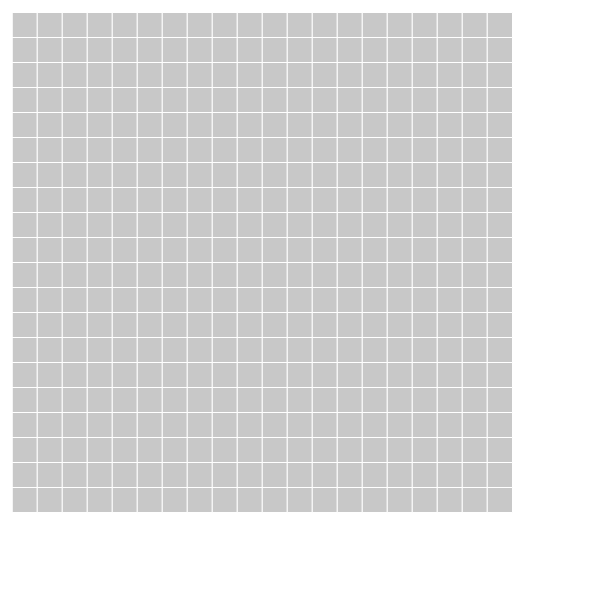
Frame 1 (no input)
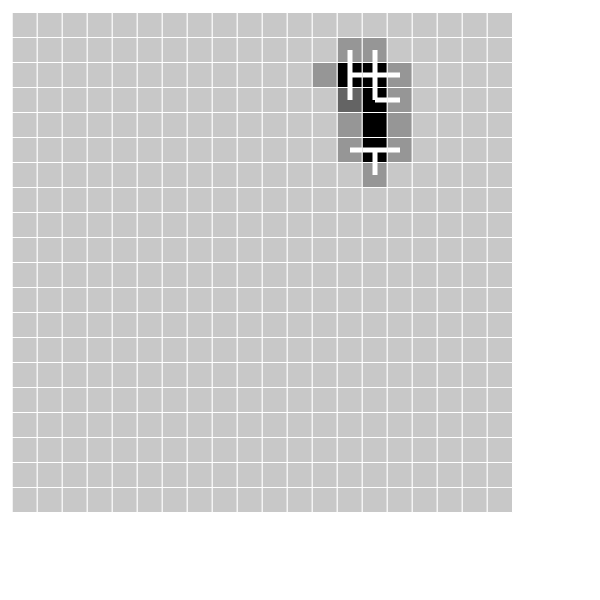
Frame 60 (no input)
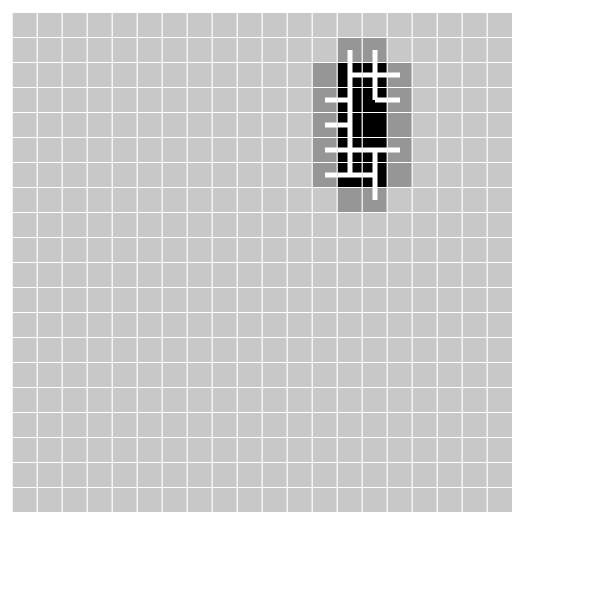
Frame 120 (the mouse pressed at the canvas centre since frame 60)

The p5.js sketch that drew these frames (run headless with seeded random() and noise() and a simulated clock; from frame 60 on, the mouse is pressed at the canvas centre):

// p5.js sketch
// ── sketch.js
//Props
var tileSize = 50;
var gridWidth = 20;
var gridHeight = 20;
var fr = 10;

//Members
var tile;
var tile2;
var grid;

function setup() {
  // put setup code here
  createCanvas(tileSize * 0.6 * gridWidth, tileSize * 0.6 * gridHeight);
  noStroke();

  grid = new Grid(gridWidth, gridHeight, tileSize, color(50), color(255), fr);

  tile = new Tile(1, 0, tileSize, color(0), color(200));
  tile2 = new Tile(0, 1, tileSize, color(50,100,50), color(200));

  tile.sockets = [0, 1, 0, 1];
}

function draw() {
  grid.Update(1);
  //grid.Percolate();
  grid.Show();
  //tile.Show();
  //tile2.Show();
}
// ── Classes.js
class Grid{
    constructor(width, height, tileSize, bgColor, fgColor, frameRate){
        this.width = width;
        this.height = height;
        this.tileSize = tileSize;
        this.bgColor = bgColor;
        this.fgColor = fgColor;
        this.frameRate = frameRate;

        this.grid = this.CreateGrid();
        this.frames = 0;
    }

    CreateGrid(){
        var out = new Array(this.width);
        for(let i = 0; i < out.length; i++){
            out[i] = new Array(this.height);
        }

        for (let i = 0; i < this.width; i++) {
            for (let j = 0; j < this.height; j++) {
                out[i][j] = new Tile(i, j, this.tileSize, this.bgColor, this.fgColor);
            }      
        }
        return out;
    }

    Show(){
        for (let i = 0; i < this.width; i++) {
            for (let j = 0; j < this.height; j++) {
                this.grid[i][j].Show();
            }
        }
    }

    Update(numOfUpdates){
        for(let round = 0; round < numOfUpdates; round++){

            this.frames++;
            if(this.frames > this.frameRate){
                this.frames = 0;
            }
            else return;

            //Analyze current state
            var minimumEtropyLevel = 4;
            var totalEntropyLevel = 0;
            for(let i= 0; i < this.width; i++){
                for(let j = 0; j < this.height; j++){
                    var tile = this.grid[i][j];
                    totalEntropyLevel = totalEntropyLevel + tile.Entropy;
                    if(tile.Entropy < minimumEtropyLevel && tile.Entropy > 0){
                        minimumEtropyLevel = tile.Entropy;
                    }
                }
            }

            
            //If the total entropy is zero there is nothing to do
            if(totalEntropyLevel == 0) {
                this.Finished();
                return;
            }


            //Get list of minimum entropy tiles
            var minimumEntropyTiles = [];
            minimumEntropyTiles.length = 0;
            for(let i= 0; i < this.width; i++){
                for(let j = 0; j < this.height; j++){
                    var tile = this.grid[i][j];
                    if(tile.Entropy == minimumEtropyLevel){
                        minimumEntropyTiles.push(tile);
                    }
                }
            }


            //Randomly select a tile from the minimum options
            var selectedMinimumEntropyTile = minimumEntropyTiles[floor(random(0, minimumEntropyTiles.length))];
            //selectedMinimumEntropyTile = this.grid[8][0]; //For testing


            //Pull neihboor sockets
            var newSocket = [-1, -1, -1, -1];
            //Top
            if(selectedMinimumEntropyTile.j > 0) newSocket[0] = this.grid[selectedMinimumEntropyTile.i][selectedMinimumEntropyTile.j - 1].sockets[2];
            //Right
            if(selectedMinimumEntropyTile.i < this.width - 1) newSocket[1] = this.grid[selectedMinimumEntropyTile.i + 1][selectedMinimumEntropyTile.j].sockets[3];
            //Bottom
            if(selectedMinimumEntropyTile.j < this.height - 1) newSocket[2] = this.grid[selectedMinimumEntropyTile.i][selectedMinimumEntropyTile.j + 1].sockets[0];
            //Left
            if(selectedMinimumEntropyTile.i > 0) newSocket[3] = this.grid[selectedMinimumEntropyTile.i - 1][selectedMinimumEntropyTile.j].sockets[1];
            //Set sockets
            selectedMinimumEntropyTile.sockets = newSocket;


            //Set NULL sockets (-1) to 0 or 1
            for(let i = 0; i < 4; i++){
                if(selectedMinimumEntropyTile.sockets[i] == -1) selectedMinimumEntropyTile.sockets[i] = floor(random(0,3));
            }
            //selectedMinimumEntropyTile.sockets = [1,1,1,1];//For testing
            //Ensure that there are at least (2) paths



            //Push selected tile sockets to neighboors and reduce entropy of neighboors
            //Selected tile has entropy of 0
            selectedMinimumEntropyTile.SetEntropyToZero();
            //Top
            if(selectedMinimumEntropyTile.j > 0) {
                var tile = this.grid[selectedMinimumEntropyTile.i][selectedMinimumEntropyTile.j - 1];
                tile.sockets[2] = selectedMinimumEntropyTile.sockets[0];
                tile.ReduceEntropy();
            }
            //Right
            if(selectedMinimumEntropyTile.i < this.width - 1) {
                var tile = this.grid[selectedMinimumEntropyTile.i + 1][selectedMinimumEntropyTile.j];
                tile.sockets[3] = selectedMinimumEntropyTile.sockets[1];
                tile.ReduceEntropy();
            }
            //Bottom
            if(selectedMinimumEntropyTile.j < this.height - 1) {
                var tile = this.grid[selectedMinimumEntropyTile.i][selectedMinimumEntropyTile.j + 1];
                tile.sockets[0] = selectedMinimumEntropyTile.sockets[2];
                tile.ReduceEntropy();
            }
            //Left
            if(selectedMinimumEntropyTile.i > 0) {
                var tile = this.grid[selectedMinimumEntropyTile.i - 1][selectedMinimumEntropyTile.j];
                tile.sockets[1] = selectedMinimumEntropyTile.sockets[3];
                tile.ReduceEntropy();
            }


            //console.log(minimumEtropyLevel);
        }
    }

    Percolate(){
        var randomSocket = [0,0,0,0];
        for(let i = 0; i < 4; i++){
            randomSocket[i] = floor(random(0, 2));
        }
        this.grid[floor(random(0, this.width))][floor(random(0, this.height))].sockets = randomSocket;
        loop();
    }

    Finished(){
        console.log("DONE");
        for(let i= 0; i < this.width; i++){
            for(let j = 0; j < this.height; j++){
                this.grid[i][j].fgColor = color(100, 180, 100);
            }
        }
        this.EnforceConnections();

        noLoop();
        redraw();
    }

    EnforceConnections(){
        //To do: make this random
            //Rename - this just enforces sockets
        var allTiles = [];
        for(let i= 0; i < this.width; i++){
            for(let j = 0; j < this.height; j++){
                allTiles.push(this.grid[i][j]);
            }
        }

        var randInt = floor(random(0, allTiles.length));

        for(let i= 0; i < this.width; i++){
            for(let j = 0; j < this.height; j++){
                var selectedMinimumEntropyTile = this.grid[i][j];
                //Top
                if(selectedMinimumEntropyTile.j > 0) this.grid[selectedMinimumEntropyTile.i][selectedMinimumEntropyTile.j - 1].sockets[2] = selectedMinimumEntropyTile.sockets[0];
                //Right
                if(selectedMinimumEntropyTile.i < this.width - 1) this.grid[selectedMinimumEntropyTile.i + 1][selectedMinimumEntropyTile.j].sockets[3] = selectedMinimumEntropyTile.sockets[1];
                //Bottom
                if(selectedMinimumEntropyTile.j < this.height - 1) this.grid[selectedMinimumEntropyTile.i][selectedMinimumEntropyTile.j + 1].sockets[0] = selectedMinimumEntropyTile.sockets[2];
                //Left
                if(selectedMinimumEntropyTile.i > 0) this.grid[selectedMinimumEntropyTile.i - 1][selectedMinimumEntropyTile.j].sockets[1] = selectedMinimumEntropyTile.sockets[3];

                selectedMinimumEntropyTile.bgColor = color(190, 65, 65);
            }
        }
    }
}

class Tile{
    constructor(x, y, size, bgColor, fgColor){
        this.x = x + 1;
        this.y = y + 1;
        this.i = x;
        this.j = y;
        this.size = size;
        this.bgColor = bgColor;
        this.fgColor = fgColor;
        this.sockets = [-1, -1, -1, -1];
        this.Entropy = 4;

        this.CEnt4 = color(200);
        this.CEnt3 = color(150);
        this.CEnt2 = color(100);
        this.CEnt1 = color(50);
        this.CEnt0 = color(0);

        this.bgColor = this.CEnt4;
    }


    Show(){
        rectMode(CENTER);
        
        //Draw the bg
        fill(this.bgColor);
        stroke(255);
        rect(this.x * this.size * 0.5, this.y * this.size * 0.5, this.size * 0.5);

        for (let i = 0; i < this.sockets.length; i++) {
            const element = this.sockets[i];
            if(element > 0){
                fill(this.fgColor);
                noStroke();
                switch (i) {
                    case 0:
                        rect(this.x * this.size * 0.5, this.y * this.size * 0.5 - this.size * 0.125, this.size * 0.1, this.size * 0.25);
                        break;
                    case 1:
                        rect(this.x * this.size * 0.5 + this.size * 0.125, this.y * this.size * 0.5, this.size * 0.25, this.size * 0.1);
                        break;
                    case 2:
                        rect(this.x * this.size * 0.5, this.y * this.size * 0.5 + this.size * 0.125, this.size * 0.1, this.size * 0.25);
                        break;
                    case 3:
                        rect(this.x * this.size * 0.5 - this.size * 0.125, this.y * this.size * 0.5, this.size * 0.25, this.size * 0.1);
                        break;
                }
                
            }
        }
    }

    ReduceEntropy(){
        this.Entropy = this.Entropy - 1;
        if(this.Entropy < 0) this.Entropy = 0;
        this.UpdateColor();
    }

    SetEntropyToZero(){
        this.Entropy = 0;
        this.UpdateColor();
    }

    UpdateColor(){
        switch(this.Entropy){
            case 4:
                this.bgColor = this.CEnt4;
                break;
            case 3:
                this.bgColor = this.CEnt3;
                break;
            case 2:
                this.bgColor = this.CEnt2;
                break;
            case 1:
                this.bgColor = this.CEnt1;
                break;
            case 0:
                this.bgColor = this.CEnt0;
                break;
        }
    }
}
